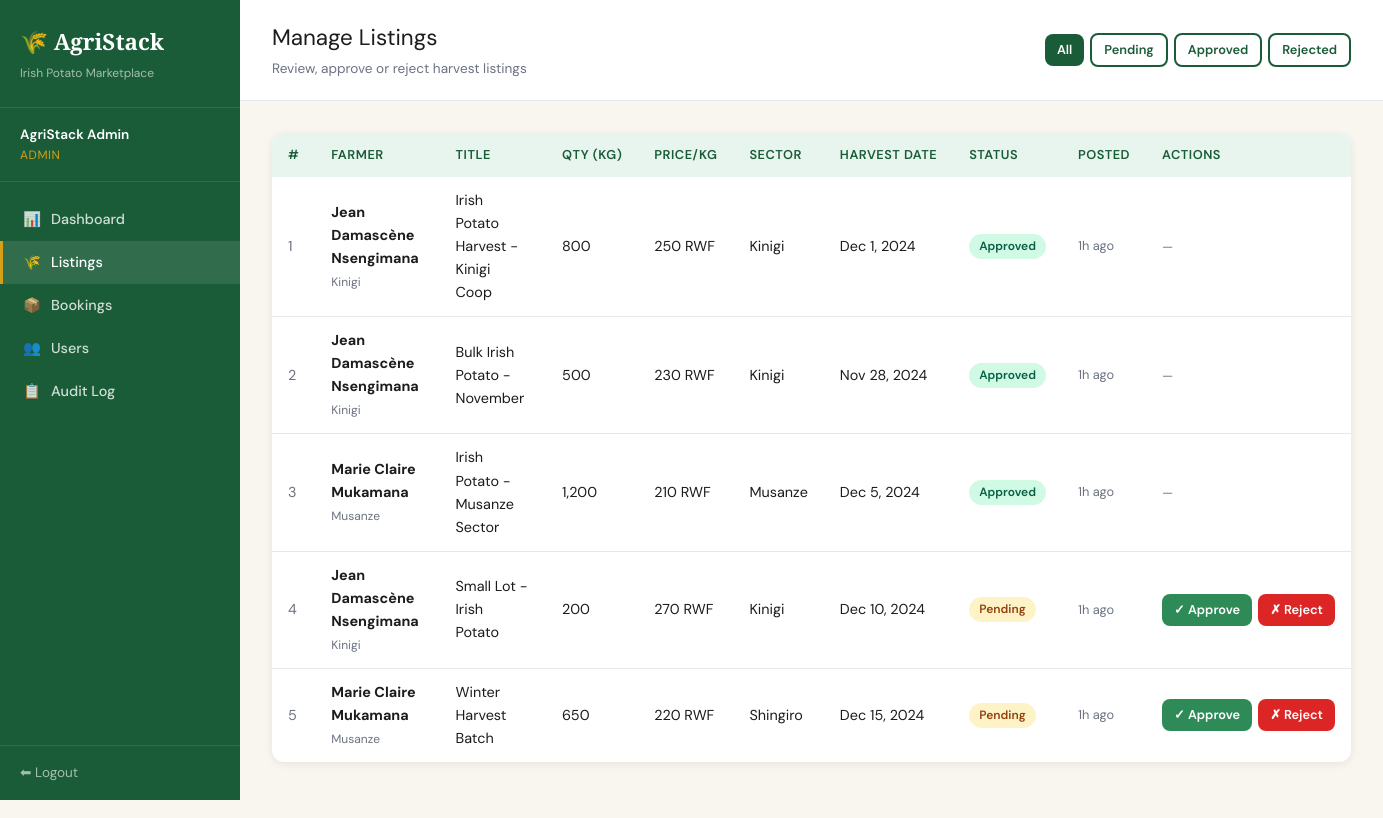
/admin/listings (signed in), run on the app's committed database.
### tables this page shows
CREATE TABLE listings (
    id              INT AUTO_INCREMENT PRIMARY KEY,
    farmer_id       INT NOT NULL,
    title           VARCHAR(200) NOT NULL DEFAULT 'Irish Potato Harvest',
    quantity_kg     DECIMAL(10,2) NOT NULL,
    price_per_kg    DECIMAL(10,2) NOT NULL,
    pickup_sector   VARCHAR(100) NOT NULL,
    harvest_date    DATE NOT NULL,
    description     TEXT,
    status          ENUM('pending','approved','rejected') NOT NULL DEFAULT 'pending',
    created_at      DATETIME NOT NULL DEFAULT CURRENT_TIMESTAMP,
    updated_at      DATETIME ON UPDATE CURRENT_TIMESTAMP,
    FOREIGN KEY (farmer_id) REFERENCES users(id) ON DELETE CASCADE
);

CREATE TABLE users (
    id          INT AUTO_INCREMENT PRIMARY KEY,
    name        VARCHAR(150) NOT NULL,
    email       VARCHAR(150) NOT NULL UNIQUE,
    password    VARCHAR(255) NOT NULL,
    phone       VARCHAR(20),
    role        ENUM('farmer','buyer','admin') NOT NULL DEFAULT 'farmer',
    sector      VARCHAR(100),
    is_active   TINYINT(1) NOT NULL DEFAULT 1,
    created_at  DATETIME NOT NULL DEFAULT CURRENT_TIMESTAMP
);

### app/controllers/AdminController.php (called while the page is built, shortened)
<?php
require_once __DIR__ . '/../models/ListingModel.php';
class AdminController {
    private ListingModel $listingModel;
    public function __construct() {
        $this->listingModel = new ListingModel();
    }
    public function listings(): void {
        $filter   = sanitize($_GET['status'] ?? '');
        $listings = $this->listingModel->getAll($filter);
        require_once __DIR__ . '/../views/admin/listings.php';
    }
}

### index.php (called while the page is built, shortened)
<?php
require_once __DIR__ . '/app/core/Database.php';
require_once __DIR__ . '/app/core/helpers.php';
$requestUri  = $_SERVER['REQUEST_URI'];
$scriptName  = dirname($_SERVER['SCRIPT_NAME']);
$path        = str_replace($scriptName, '', $requestUri);
$path        = strtok($path, '?');
$path        = rtrim($path, '/') ?: '/';
$routes = [
    'GET' => [
        '/'                        => ['AuthController',    'index'],
        '/login'                   => ['AuthController',    'loginForm'],
        '/register'                => ['AuthController',    'registerForm'],
        '/logout'                  => ['AuthController',    'logout'],
        '/farmer/dashboard'        => ['FarmerController',  'dashboard'],
        '/farmer/listings'         => ['FarmerController',  'listings'],
        '/farmer/listings/create'  => ['FarmerController',  'createForm'],
        '/farmer/listings/edit'    => ['FarmerController',  'editForm'],
        '/farmer/listings/delete'  => ['FarmerController',  'delete'],
        '/farmer/bookings'         => ['FarmerController',  'bookings'],
        '/buyer/dashboard'         => ['BuyerController',   'dashboard'],
        '/buyer/listings'          => ['BuyerController',   'listings'],
        '/buyer/book'              => ['BuyerController',   'bookForm'],
        '/buyer/bookings'          => ['BuyerController',   'bookings'],
        '/admin/dashboard'         => ['AdminController',   'dashboard'],
        '/admin/listings'          => ['AdminController',   'listings'],
        '/admin/listings/approve'  => ['AdminController',   'approveListing'],
        '/admin/listings/reject'   => ['AdminController',   'rejectListing'],
        '/admin/bookings'          => ['AdminController',   'bookings'],
        '/admin/bookings/advance'  => ['AdminController',   'advanceBooking'],
        '/admin/users'             => ['AdminController',   'users'],
        '/admin/users/toggle'      => ['AdminController',   'toggleUser'],
        '/admin/audit-log'         => ['AdminController',   'auditLog'],
    ],
    'POST' => [
        '/login'                   => ['AuthController',    'login'],
        '/register'                => ['AuthController',    'register'],
        '/farmer/listings/create'  => ['FarmerController',  'create'],
        '/farmer/listings/edit'    => ['FarmerController',  'edit'],
        '/buyer/book'              => ['BuyerController',   'book'],
    ],
];
$method = $_SERVER['REQUEST_METHOD'];
$route  = $routes[$method][$path] ?? null;
[$controllerName, $action] = $route;
$controller = new $controllerName();
$controller->$action();

### app/core/Database.php (called while the page is built, shortened)
<?php
class Database {
    private static $instance = null;
    private $conn;
    private function __construct() {
        $this->conn = new mysqli(DB_HOST, DB_USER, DB_PASS, DB_NAME, DB_PORT);
        $this->conn->set_charset("utf8mb4");
    }
    public static function getInstance(): Database {
        if (self::$instance === null) {
            self::$instance = new Database();
        }
        return self::$instance;
    }
    public function query(string $sql, string $types = '', array $params = []): mysqli_result|bool {
        $stmt = $this->conn->prepare($sql);
        $stmt->execute();
        $result = $stmt->get_result();
        return $result !== false ? $result : true;
    }
    public function fetchAll(string $sql, string $types = '', array $params = []): array {
        $result = $this->query($sql, $types, $params);
        if ($result instanceof mysqli_result) {
            return $result->fetch_all(MYSQLI_ASSOC);
        }
        return [];
    }
}

### app/models/ListingModel.php (called while the page is built, shortened)
<?php
class ListingModel {
    private Database $db;
    public function __construct() {
        $this->db = Database::getInstance();
    }
    public function getAll(string $status = ''): array {
        return $this->db->fetchAll(
            "SELECT l.*, u.name as farmer_name, u.sector as farmer_sector
             FROM listings l JOIN users u ON l.farmer_id = u.id
             ORDER BY l.created_at DESC"
        );
    }
}

### app/views/admin/listings.php (the view, shortened to what this page needs)
<?php $pageTitle = 'Manage Listings'; require_once __DIR__ . '/../partials/header.php'; ?>
<div class="page-header">
  <div>
    <div class="page-title">Manage Listings</div>
    <div class="page-subtitle">Review, approve or reject harvest listings</div>
  </div>
  <div class="action-group">
    <a href="?status=" class="btn <?= !($_GET['status'] ?? '') ? 'btn-primary' : 'btn-outline' ?> btn-sm">All</a>
    <a href="?status=pending"  class="btn <?= ($_GET['status'] ?? '') === 'pending'  ? 'btn-primary' : 'btn-outline' ?> btn-sm">Pending</a>
    <a href="?status=approved" class="btn <?= ($_GET['status'] ?? '') === 'approved' ? 'btn-primary' : 'btn-outline' ?> btn-sm">Approved</a>
    <a href="?status=rejected" class="btn <?= ($_GET['status'] ?? '') === 'rejected' ? 'btn-primary' : 'btn-outline' ?> btn-sm">Rejected</a>
  </div>
</div>
<div class="page-body">
  <div class="card">
    <div class="table-wrap">
      <?php if (empty($listings)): ?>
        <div class="empty-state"><div class="empty-icon">🌾</div><h3>No listings found</h3></div>
      <?php else: ?>
      <table>
        <thead>
          <tr><th>#</th><th>Farmer</th><th>Title</th><th>Qty (kg)</th><th>Price/kg</th><th>Sector</th><th>Harvest Date</th><th>Status</th><th>Posted</th><th>Actions</th></tr>
        </thead>
        <tbody>
          <?php foreach ($listings as $i => $l): ?>
          <tr>
            <td style="color:var(--text-muted)"><?= $l['id'] ?></td>
            <td><strong><?= e($l['farmer_name']) ?></strong><br><small style="color:var(--text-muted)"><?= e($l['farmer_sector']) ?></small></td>
            <td><?= e($l['title']) ?></td>
            <td><?= number_format($l['quantity_kg']) ?></td>
            <td><?= formatRwf($l['price_per_kg']) ?></td>
            <td><?= e($l['pickup_sector']) ?></td>
            <td><?= date('M j, Y', strtotime($l['harvest_date'])) ?></td>
            <td><?= statusBadge($l['status']) ?></td>
            <td style="font-size:0.8rem;color:var(--text-muted)"><?= timeAgo($l['created_at']) ?></td>
            <td>
              <?php if ($l['status'] === 'pending'): ?>
              <div class="action-group">
                <a href="<?= BASE_URL ?>/admin/listings/approve?id=<?= $l['id'] ?>" class="btn btn-success btn-sm">✓ Approve</a>
                <a href="<?= BASE_URL ?>/admin/listings/reject?id=<?= $l['id'] ?>" class="btn btn-danger btn-sm" onclick="return confirm('Reject listing #<?= $l['id'] ?>?')">✗ Reject</a>
              </div>
              <?php else: ?>
              <span style="color:var(--text-muted);font-size:0.8rem;">—</span>
              <?php endif; ?>
            </td>
          </tr>
          <?php endforeach; ?>
        </tbody>
      </table>
      <?php endif; ?>
    </div>
  </div>
</div>
<?php require_once __DIR__ . '/../partials/footer.php'; ?>

### app/core/helpers.php (shortened to what this page needs)
<?php
function e(mixed $val): string {
    return htmlspecialchars((string)$val, ENT_QUOTES, 'UTF-8');
}
function sanitize(string $input): string {
    return trim(strip_tags($input));
}
function formatRwf(float $amount): string {
    return number_format($amount, 0, '.', ',') . ' RWF';
}
function timeAgo(string $datetime): string {
    $now  = new DateTime();
    $then = new DateTime($datetime);
    $diff = $now->diff($then);
    if ($diff->h > 0)     return $diff->h . 'h ago';
    return 'just now';
}
function statusBadge(string $status): string {
    $map = [
        'pending'  => ['#FEF3C7', '#92400E'],
        'approved' => ['#D1FAE5', '#065F46'],
        'collected'=> ['#DBEAFE', '#1E40AF'],
        'rejected' => ['#FEE2E2', '#991B1B'],
    ];
    [$bg, $fg] = $map[$status] ?? ['#F3F4F6', '#374151'];
    $label = ucfirst($status);
    return "<span class='badge' style='background:$bg;color:$fg'>$label</span>";
}

### public/css/style.css (style rules this page uses)
:root { --green-dark: #1A5C38; --green-mid: #2E8B57; --green-light:#E8F5EE; --gold: #D4A017; --gold-light: #FFF8E1; --cream: #F9F5EF; --white: #FFFFFF; --text-dark: #1C1C1C; --text-muted: #6B7280; --red: #DC2626; --amber: #F59E0B; --blue: #2563EB; --border: #E5E7EB; --shadow: 0 2px 8px rgba(0,0,0,0.08); --shadow-md: 0 4px 16px rgba(0,0,0,0.12); --radius: 12px; --radius-sm: 8px; }
*, *::before, *::after { box-sizing: border-box; margin: 0; padding: 0; }
html { font-size: 16px; scroll-behavior: smooth; }
body { font-family: 'DM Sans', sans-serif; background: var(--cream); color: var(--text-dark); line-height: 1.6; min-height: 100vh; }
a { color: var(--green-mid); text-decoration: none; }
.page-header { background: var(--white); border-bottom: 1px solid var(--border); padding: 20px 32px; display: flex; align-items: center; justify-content: space-between; gap: 16px; flex-wrap: wrap; }
.page-title { font-size: 1.4rem; color: var(--text-dark); }
.page-subtitle { font-size: 0.85rem; color: var(--text-muted); margin-top: 2px; }
.page-body { padding: 32px; flex: 1; }
.card { background: var(--white); border-radius: var(--radius); box-shadow: var(--shadow); overflow: hidden; margin-bottom: 24px; }
.table-wrap { overflow-x: auto; }
table { width: 100%; border-collapse: collapse; font-size: 0.9rem; }
thead th { background: var(--green-light); color: var(--green-dark); font-weight: 600; padding: 12px 16px; text-align: left; font-size: 0.8rem; text-transform: uppercase; letter-spacing: 0.04em; white-space: nowrap; }
tbody tr { border-bottom: 1px solid var(--border); transition: background 0.1s; }
tbody tr:last-child { border-bottom: none; }
tbody td { padding: 12px 16px; color: var(--text-dark); vertical-align: middle; }
.badge { display: inline-flex; align-items: center; padding: 3px 10px; border-radius: 20px; font-size: 0.75rem; font-weight: 600; white-space: nowrap; }
.btn { display: inline-flex; align-items: center; gap: 6px; padding: 9px 18px; border-radius: var(--radius-sm); font-family: 'DM Sans', sans-serif; font-size: 0.875rem; font-weight: 600; cursor: pointer; border: none; text-decoration: none; transition: all 0.15s ease; min-height: 40px; white-space: nowrap; }
.btn-primary { background: var(--green-dark); color: #fff; }
.btn-success { background: var(--green-mid); color: #fff; }
.btn-danger { background: var(--red); color: #fff; }
.btn-outline { background: transparent; color: var(--green-dark); border: 2px solid var(--green-dark); }
.btn-sm { padding: 5px 12px; font-size: 0.8rem; min-height: 32px; }
.action-group { display: flex; gap: 6px; align-items: center; }

### data on the page
listings: id "1", farmer.name "Jean Damascène Nsengimana", farmer.sector "Kinigi", title "Irish Potato Harvest - Kinigi Coop", quantity_kg "800", price_per_kg "250 RWF", pickup_sector "Kinigi", harvest_date "Dec 1, 2024", status "Approved", created_at "1h ago"
listings: id "2", farmer.name "Jean Damascène Nsengimana", farmer.sector "Kinigi", title "Bulk Irish Potato - November", quantity_kg "500", price_per_kg "230 RWF", pickup_sector "Kinigi", harvest_date "Nov 28, 2024", status "Approved", created_at "1h ago"
listings: id "3", farmer.name "Marie Claire Mukamana", farmer.sector "Musanze", title "Irish Potato - Musanze Sector", quantity_kg "1,200", price_per_kg "210 RWF", pickup_sector "Musanze", harvest_date "Dec 5, 2024", status "Approved", created_at "1h ago"
listings: id "4", farmer.name "Jean Damascène Nsengimana", farmer.sector "Kinigi", title "Small Lot - Irish Potato", quantity_kg "200", price_per_kg "270 RWF", pickup_sector "Kinigi", harvest_date "Dec 10, 2024", status "Pending", created_at "1h ago"
listings: id "5", farmer.name "Marie Claire Mukamana", farmer.sector "Musanze", title "Winter Harvest Batch", quantity_kg "650", price_per_kg "220 RWF", pickup_sector "Shingiro", harvest_date "Dec 15, 2024", status "Pending", created_at "1h ago"

### other printed values
$u['name'] "AgriStack Admin"
$role "ADMIN"
$item['icon'] "📊"
$item['label'] "Dashboard"
$item['icon'] "🌾"
$item['label'] "Listings"
$item['icon'] "📦"
$item['label'] "Bookings"
$item['icon'] "👥"
$item['label'] "Users"
$item['icon'] "📋"
$item['label'] "Audit Log"
